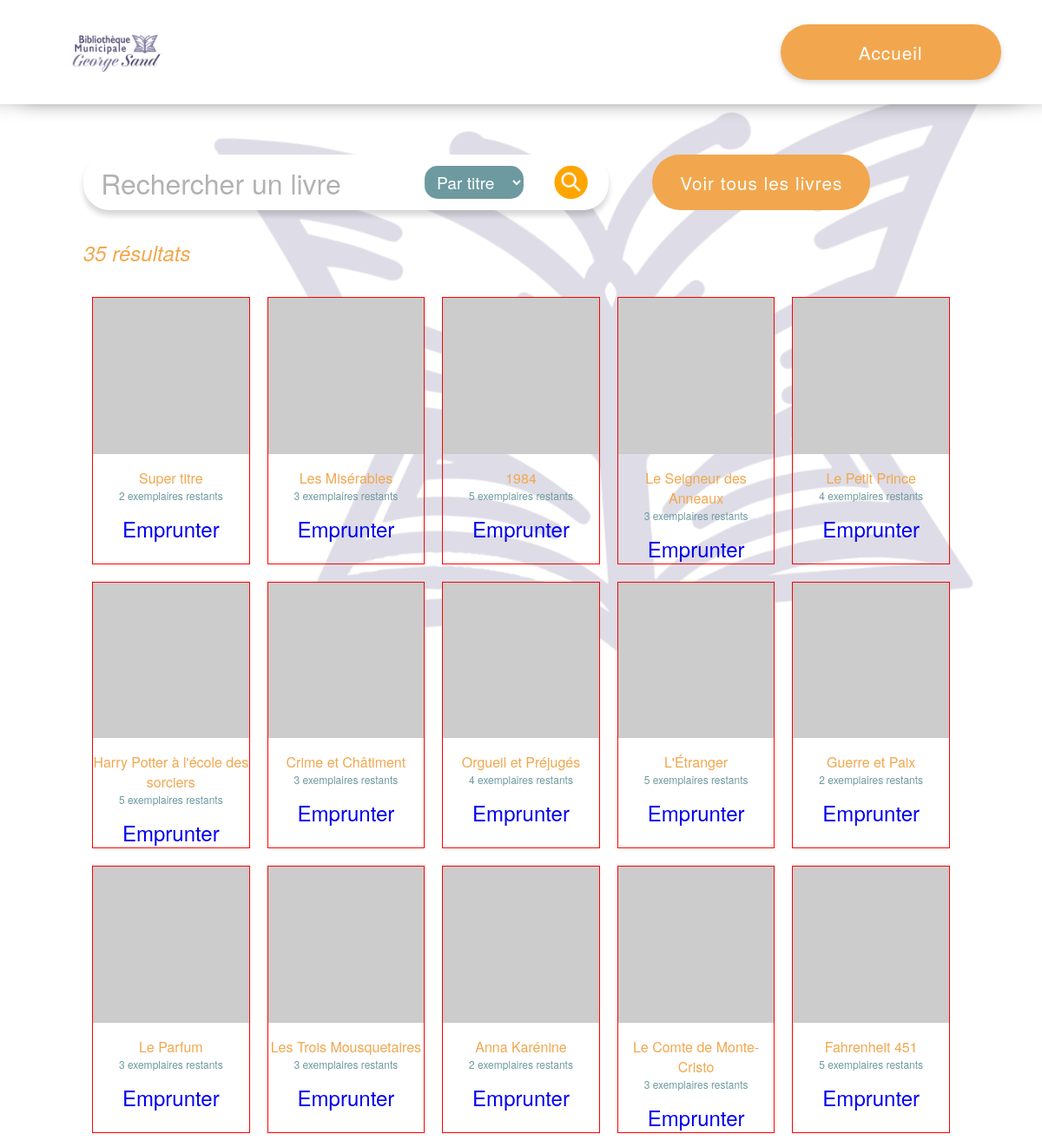
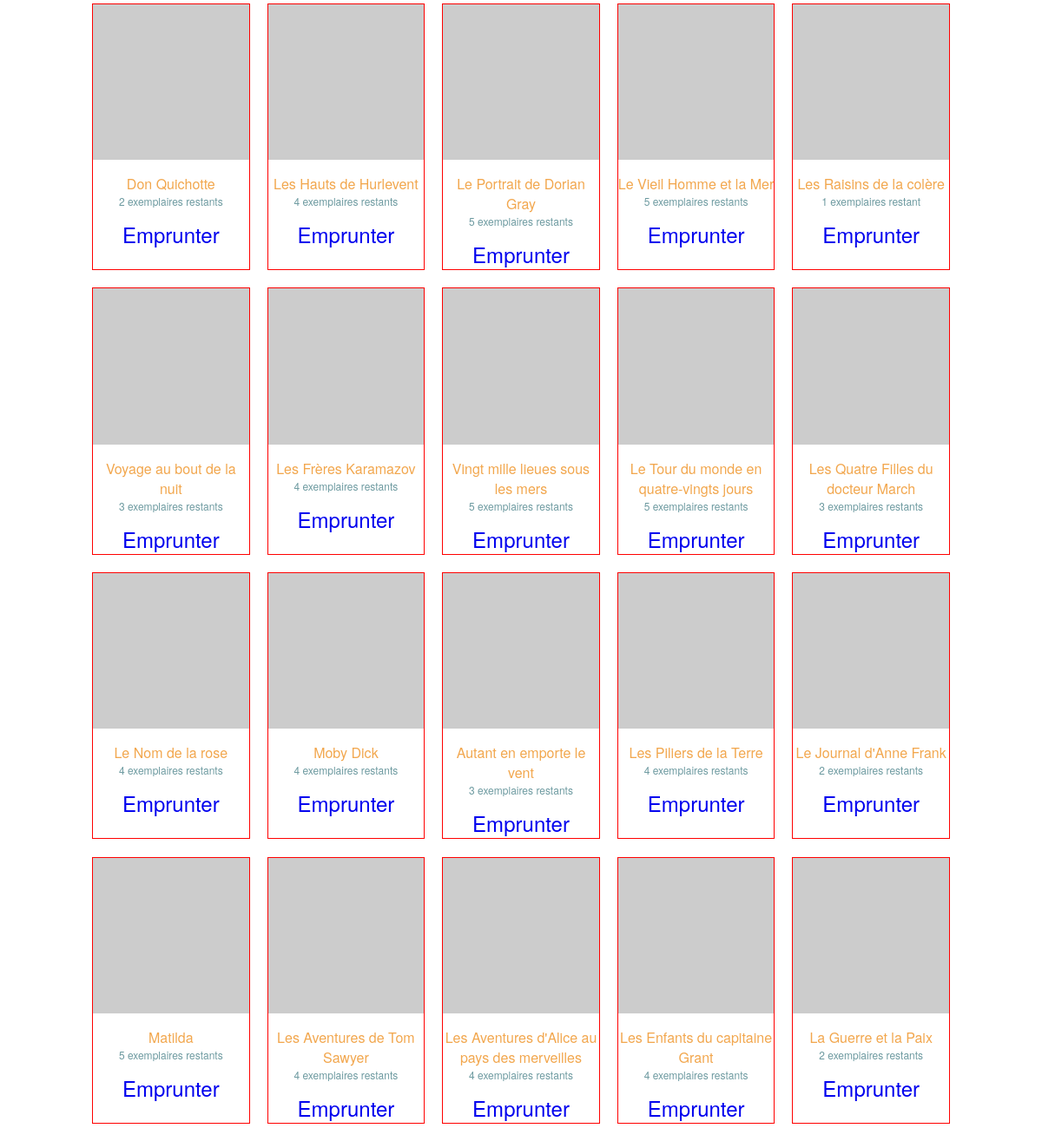
Screenshot of /ws_dir/view/booksearch.php with the database file from the repository (2 pictures, top to bottom).
### tables this page shows
CREATE TABLE book (
    book_id int auto_increment,

    title varchar(255) NOT NULL,
    author varchar(255) NOT NULL,
    editor varchar(255) NOT NULL,
    publication_year int NOT NULL,
    category varchar(255) NOT NULL,
    stock int NOT NULL,

    CONSTRAINT PK_book PRIMARY KEY (book_id)
);

### ws_dir/autoloader.php (called while the page is built, shortened)
<?php
function autoload($class) {
    $rpath = str_replace("\\", "/", $class);
    $fn = __DIR__ . "/" . $rpath . ".php";
}

### ws_dir/App/Controller/BookSearchController.php (called while the page is built, shortened)
<?php
class BookSearchController {
    private string $searchStr;
    private string $searchType;
    private ?Consumer $consumer;
    public function __construct() {
        $this->searchStr = $_GET["search-data"] ?? "";
        $this->searchType = $_GET["search-type"] ?? "";
        $this->consumer = SessionManager::Instance()->getUserConsumer();
    }
    private function makeValidSearchValues() {
        $validType = false;
        $types = [
            Constants::SEARCH_TYPE_TITLE,
            Constants::SEARCH_TYPE_AUTHOR,
            Constants::SEARCH_TYPE_CATEGORY
        ];
        if (!$validType) {
            $this->searchType = $types[0];
        }
    }
    public function fetchSearchResult() {
        return Book::getBooks($this->searchStr, $this->searchType);
    }
    public function getBookIdsInLoan() {
        $rs = [];
        if (is_null($this->consumer)) {
            return $rs;
        }
        return $rs;
    }
    public function getBookIdsInCart() {
        $rs = [];
        if (is_null($this->consumer)) {
            return $rs;
        }
        return $rs;
    }
    public function everyBookLink() {
        return Constants::PAGE_BOOKSEARCH;
    }
}

### ws_dir/App/Utils/Singleton.php (called while the page is built, shortened)
<?php
abstract class Singleton {
    private static $_instances;
    public static function Instance() {
        return static::$_instances[static::class];
    }
    private static function createInstance() {
        static::$_instances[static::class] = new static();
    }
}

### ws_dir/App/Controller/SessionManager.php (called while the page is built, shortened)
<?php
class SessionManager extends Singleton {
    private bool $isUserConnected;
    private ?Consumer $currentUser;
    protected function __construct()
    {
        $this->isUserConnected = false;
        $this->currentUser = null;
    }
    public function isUserConnected() : bool {
        return $this->isUserConnected;
    }
    public function getUserConsumer(): ?Consumer {
        return $this->currentUser;
    }
}

### ws_dir/App/Model/DBObjects/Book.php (called while the page is built, shortened)
<?php
class Book extends DBObject {
    protected static $all_properties = [
        "Id" => "book_id",
        "Title" => "title",
        "Author" => "author",
        "Editor" => "editor",
        "PublicationYear" => "publication_year",
        "Category" => "category",
        "Stock" => "stock"
    ];
    public static function getBooks(string $content, string $type, int $limit = 50) {
        $field = self::$all_properties["Title"];
        $request = "SELECT * FROM " . self::TableName . " "
                 . "WHERE $field LIKE \"%$content%\"" . " "
                 . "LIMIT $limit";
        return static::trySelectOBJFromDB($request);
    }
}

### ws_dir/App/Model/Database.php (called while the page is built, shortened)
<?php
class Database extends Singleton {
    private \PDO $connection;
    protected function __construct() {
        $host = getenv(self::DB_ENV_HOST) ?: self::DB_DEFAULT_HOST;
        $name = getenv(self::DB_ENV_NAME) ?: self::DB_DEFAULT_NAME;
        $user = getenv(self::DB_ENV_USER) ?: self::DB_DEFAULT_USER;
        $pass = getenv(self::DB_ENV_PASS) ?: self::DB_DEFAULT_PASS;
        try {
            $dsn = "mysql:host=" . $host . ";dbname=" . $name;
            $this->connection = new \PDO($dsn, $user, $pass);
        } catch (PDOException $e) {
            Utils::showErrorCode(Database::ConnectionErrorCode, Database::ConnectionErrorMsg);
        }
    }
    public static function getConnection() {
        return static::Instance()->connection();
    }
    public function connection(): \PDO {
        return $this->connection;
    }
}

### ws_dir/App/Model/DBObject.php (called while the page is built, shortened)
<?php
abstract class DBObject {
    protected static $all_properties;
    private $obj_arr;
    public function __construct() {
        $this->obj_arr = [];
    }
    public function __get($name)
    {
        return $this->obj_arr[$name] ?? null;
    }
    public static function createFromDBArr($values) {
        $v = new static();
        $v->setValFromDBArr($values);
        return $v;
    }
    protected static function trySelectOBJFromDB(string $request) {
        $res = Database::getConnection()->query($request);
        $rs = [];
        while ($val = $res->fetch()) {
            array_push($rs, static::createFromDBArr($val));
        }
        return $rs;
    }
    protected function setValFromDBArr($values) {
        foreach (static::$all_properties as $k => $v) {
            if (array_key_exists($v, $values)) {
                $this->obj_arr[$k] = $values[$v];
            }
        }
    }
}

### ws_dir/App/Utils/Utils.php (called while the page is built, shortened)
<?php
class Utils {
    public static function plural(string $s, int $count, string $end="s") {
        return $s . ($count > 1 ? $end : "");
    }
}

### ws_dir/view/booksearch.php (the view, shortened to what this page needs)
<?php
require_once "../autoloader.php";
$bc = new BookSearchController();
$res = $bc->fetchSearchResult();
$loans = $bc->getBookIdsInLoan();
$cartitems = $bc->getBookIdsInCart();
$bcount = count($res);
?>
<!DOCTYPE html>
<html lang="fr">
<head>
    <link rel="stylesheet" href=<?= Constants::STYLE_GLOBAL ?>>
    <link rel="stylesheet" href=<?= Constants::STYLE_BOOKSEARCH ?>>
    <?php NavBar::putHeader(); ?>
</head>
<body>
    <?php NavBar::put(); ?>
    <main>
        <section class="search-container">
            <div class="search-bar-container">
                <?php SearchBar::put(["search_data" => $bc->getSearchStr()]); ?>
            </div>
            <a href="<?= $bc->everyBookLink() ?>" class="button btn-color-1">Voir tous les livres</a>
        </section>
        <section class="search-result">
            <p class="result-count">
                <?= Utils::plural("$bcount résultat", $bcount); ?>
            </p>
            <div class="result-box">
                <?php
                foreach ($res as $book) {
                    ?>
                    <div class="result-book">
                        <a href="<?= Constants::PAGE_BOOK . '?book_id=' . $book->Id ?>">
                            <div class="book-info">
                                <div class="book-cover">
                                    <img src="https://placehold.co/400x600" alt="Text">
                                </div>
                                <p class="book-title">
                                    <?= $book->Title ?>
                                </p>
                                <p class="book-stock">
                                    <?=  Utils::plural($book->Stock . " exemplaires restant", $book->Stock); ?>
                                </p>
                            </div>
                        </a>
                        <?php
                        $inCart = in_array($book->Id, $cartitems) ? 1 : 0;
                        ?>
                        <div class="btn-container" data-book-id=<?= $book->Id ?> data-is-in-cart=<?= $inCart ?>>
                            <?php
                            $inLoan = in_array($book->Id, $loans);
                            $inStock = $book->Stock > 0;
                            $disabled = $inLoan || !$inStock;
                            if ($disabled) {
                                ?>
                                <button class="book-result-button" disabled>
                                    <?= $inLoan ? "Déjà emprunter" : "Indisponible" ?>
                                </button>
                                <?php
                            } else if (!SessionManager::Instance()->isUserConnected()) {
                                ?>
                                <a href="<?= Constants::PAGE_LOGIN ?>" class="book-result-button">
                                    Emprunter
                                </a>
                                <?php
                            }
                            ?>
                        </div>
                    </div>
                    <?php
                }
                ?>
            </div>
        </section>
    </main>
</body>
</html>

### ws_dir/App/Partials/Partial.php (shortened to what this page needs)
<?php
abstract class Partial {
    public static function putHeader() {
        if (strcmp(static::ASSOCIATED_STYLE, "") != 0) {
            static::putStyleLink(static::ASSOCIATED_STYLE);
        }
    }
    protected static function putStyleLink(string $stylePath) {
        ?>
        <link rel="stylesheet" href="<?= $stylePath ?>">
        <?php
    }
}

### ws_dir/App/Partials/NavBar.php (shortened to what this page needs)
<?php
class NavBar extends Partial {
    public static function put($args = []) {
        ?>
        <header>
            <nav class="nav-main">
                <div class="nav-content">
                    <div class="nav-logo">
                        <a href="<?= Constants::PAGE_HOME ?>">
                            <img src="/App/Assets/Images/logo-full.png" alt="Logo accueil">
                        </a>
                    </div>
                    <?php self::putNavBarButtons($args['btn_mode'] ?? self::BTN_HOME); ?>
                </div>
            </nav>
        </header>
        <?php
    }
    private static function putNavBarButtons(int $btn_mode) {
        ?>
        <div class="nav-buttons">
        <?php
        $c = "button btn-shadow btn-mw ";
        switch ($btn_mode) {
            case self::BTN_HOME:
                self::putButton("Accueil", $c . "btn-color-1", Constants::PAGE_HOME);
                break;
        }
        ?>
        </div>
        <?php
    }
    private static function putButton(string $content, string $classes, string $href) {
        ?>
        <a class="<?= $classes ?>" href="<?= $href ?>">
            <?= $content ?>
        </a>
        <?php
    }
}

### ws_dir/App/Partials/SearchBar.php (shortened to what this page needs)
<?php
class SearchBar extends Partial {
    public static function put($args = []) {
        ?>
        <div class="search-bar">
            <form method="get" action="<?= $args['action_ref'] ?? '' ?>">
                <input
                    class="sb-text"
                    type="text"
                    value="<?= $args["search_data"] ?? '' ?>"
                    name="search-data"
                    placeholder="Rechercher un livre"
                    autocomplete="off"
                    >
                <select class="sb-drop" name="search-type">
                    <option value="<?= Constants::SEARCH_TYPE_TITLE ?>">Par titre</option>
                </select>
                <input class="sb-search" type="submit" value="Rechercher">
            </form>
        </div>
        <?php
    }
}

### ws_dir/style/global.css (style rules this page uses)
:root { --color-palette-1: #4F4972; --color-palette-2: #6D9AA0; --color-palette-3: #7D759B; --color-palette-4: #F2A74E; --color-palette-5: #908AA9; --primary-font: 'Helvetica Neue', serif; }
body { font-family: var(--primary-font); font-weight: 500; font-size: 1.5rem; margin: 0; }
body::after { content: ""; position: fixed; height: 1200px; width: 1200px; top:0; right: 0; transform: translate(7%, -14%) rotate(-4deg); background-image: url("/App/Assets/Images/logo.png"); background-size: cover; background-repeat: no-repeat; opacity: .25; z-index: -1000; }
.button { --btn-color: var(--color-palette-4); --btn-padding-h: 1rem; --btn-padding-w: 2rem; display: flex; position: relative; justify-content: center; align-items: center; width: auto; height: 2rem; color: white; background-color: var(--btn-color); text-decoration: none; letter-spacing: 1px; font-size: 1.3rem; padding: var(--btn-padding-h) var(--btn-padding-w); border-radius: 5rem; transition-duration: 300ms; }
.button::after { --underline-width: calc(75% - 2 * var(--btn-padding-w)); --abs-pos: (50% - var(--underline-width) / 2); content: ""; position: absolute; background-color: var(--btn-color); filter: brightness(90%); bottom: var(--btn-padding-h); width: 0; height: 3px; transition-duration: 250ms; right: calc(var(--abs-pos)); }
.button.btn-color-1 { --btn-color: var(--color-palette-4); }
.button.btn-mw { min-width: 190px; }
.button.btn-shadow { box-shadow: 0px 3px 6px #00000029; }

### ws_dir/style/booksearch.css (style rules this page uses)
main { margin: 50px 8%; }
.search-container { display: flex; flex-direction: row; justify-content: flex-start; align-items: center; gap: 5%; }
.search-bar-container { width: 60%; }
.search-result { display: flex; flex-direction: column; }
.result-count { color: var(--color-palette-4); font-weight: 300; font-style: italic; }
.result-box { --book-per-row: 5; display: grid; grid-template-columns: repeat(auto-fill, calc(100% / var(--book-per-row))); }
.result-book { display: flex; flex-direction: column; align-items: center; text-align: center; margin: 5%; border: 1px solid red; }
.result-book a { text-decoration: none; }
.book-info .book-cover img { display: block; width: 100%; aspect-ratio: 1 / 1; }
.book-info .book-title { color: var(--color-palette-4); font-size: 1rem; font-weight: 300; margin-bottom: 0; }
.book-info .book-stock { color: var(--color-palette-2); font-size: .75rem; font-weight: 300; margin-top: 0; }

### ws_dir/style/navbar.css (style rules this page uses)
:root { --nav-bar-height: 15vh; }
.nav-main::after { content: ""; display: block; height: var(--nav-bar-height); }
.nav-content { z-index: 100; --nav-side-padding: 5%; display: flex; align-items: center; justify-content: space-between; box-shadow: -20px 0px 23px -7px rgba(0, 0, 0, .4), 20px 0px 23px -7px rgba(0, 0, 0, .4); background-color: white; position: fixed; top: 0; width: 100%; height: var(--nav-bar-height); }
.nav-content *:first-child { margin-left: var(--nav-side-padding); }
.nav-content *:last-child { margin-right: var(--nav-side-padding); }
.nav-logo { height: 100%; }
.nav-logo img { max-height: 100%; max-width: 100%; transition-duration: 200ms; }
.nav-buttons { display: flex; align-items: center; gap: 30px; text-wrap: nowrap; }

### rows the page displays
book: title "Super titre", stock "2 exemplaires restants"
book: title "Les Misérables", stock "3 exemplaires restants"
book: title "1984", stock "5 exemplaires restants"
book: title "Le Seigneur des Anneaux", stock "3 exemplaires restants"
book: title "Le Petit Prince", stock "4 exemplaires restants"
book: title "Harry Potter à l'école des sorciers", stock "5 exemplaires restants"
book: title "Crime et Châtiment", stock "3 exemplaires restants"
book: title "Orgueil et Préjugés", stock "4 exemplaires restants"
book: title "L'Étranger", stock "5 exemplaires restants"
book: title "Guerre et Paix", stock "2 exemplaires restants"
book: title "Le Parfum", stock "3 exemplaires restants"
book: title "Les Trois Mousquetaires", stock "3 exemplaires restants"
book: title "Anna Karénine", stock "2 exemplaires restants"
book: title "Le Comte de Monte-Cristo", stock "3 exemplaires restants"
book: title "Fahrenheit 451", stock "5 exemplaires restants"
book: title "Don Quichotte", stock "2 exemplaires restants"
book: title "Les Hauts de Hurlevent", stock "4 exemplaires restants"
book: title "Le Portrait de Dorian Gray", stock "5 exemplaires restants"
book: title "Le Vieil Homme et la Mer", stock "5 exemplaires restants"
book: title "Les Raisins de la colère", stock "1 exemplaires restant"
book: title "Voyage au bout de la nuit", stock "3 exemplaires restants"
book: title "Les Frères Karamazov", stock "4 exemplaires restants"
book: title "Vingt mille lieues sous les mers", stock "5 exemplaires restants"
book: title "Le Tour du monde en quatre-vingts jours", stock "5 exemplaires restants"
book: title "Les Quatre Filles du docteur March", stock "3 exemplaires restants"
book: title "Le Nom de la rose", stock "4 exemplaires restants"
book: title "Moby Dick", stock "4 exemplaires restants"
book: title "Autant en emporte le vent", stock "3 exemplaires restants"
book: title "Les Piliers de la Terre", stock "4 exemplaires restants"
book: title "Le Journal d'Anne Frank", stock "2 exemplaires restants"
book: title "Matilda", stock "5 exemplaires restants"
book: title "Les Aventures de Tom Sawyer", stock "4 exemplaires restants"
book: title "Les Aventures d'Alice au pays des merveilles", stock "4 exemplaires restants"
book: title "Les Enfants du capitaine Grant", stock "4 exemplaires restants"
book: title "La Guerre et la Paix", stock "2 exemplaires restants"

### other values shown
$content "Accueil"
Utils::plural("$bcount résultat", $bcount) "35 résultats"
